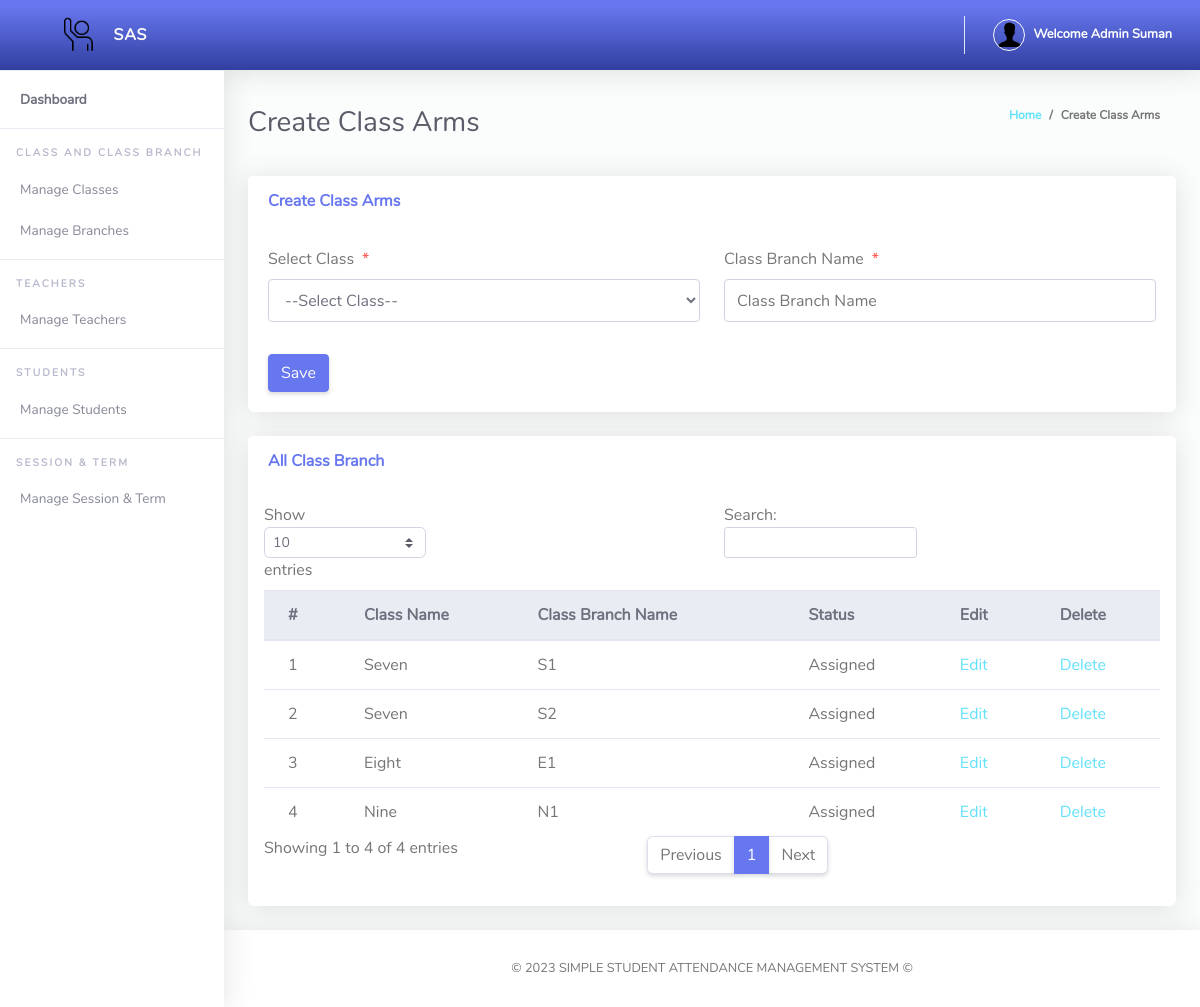
/Admin/createClassArms.php (signed in), run on the app's committed database.
### tables this page shows
CREATE TABLE `tblclassarms` (
  `Id` int(10) NOT NULL,
  `classId` varchar(10) NOT NULL,
  `classArmName` varchar(255) NOT NULL,
  `isAssigned` varchar(10) NOT NULL
);

CREATE TABLE `tblclass` (
  `Id` int(10) NOT NULL,
  `className` varchar(255) NOT NULL
);

### Admin/createClassArms.php (the view, shortened to what this page needs)
<?php
include '../Includes/dbcon.php';
?>
<!DOCTYPE html>
<html lang="en">
<head>
    <link href="../vendor/bootstrap/css/bootstrap.min.css" rel="stylesheet" type="text/css">
  <link href="css/ruang-admin.min.css" rel="stylesheet">
</head>
<body id="page-top">
  <div id="wrapper">
      <?php include "Includes/sidebar.php";?>
    <div id="content-wrapper" class="d-flex flex-column">
      <div id="content">
       <?php include "Includes/topbar.php";?>
        <div class="container-fluid" id="container-wrapper">
          <div class="d-sm-flex align-items-center justify-content-between mb-4">
            <h1 class="h3 mb-0 text-gray-800">Create Class Arms</h1>
            <ol class="breadcrumb">
              <li class="breadcrumb-item"><a href="./">Home</a></li>
              <li class="breadcrumb-item active" aria-current="page">Create Class Arms</li>
            </ol>
          </div>
          <div class="row">
            <div class="col-lg-12">
              <div class="card mb-4">
                <div class="card-header py-3 d-flex flex-row align-items-center justify-content-between">
                  <h6 class="m-0 font-weight-bold text-primary">Create Class Arms</h6>
                </div>
                <div class="card-body">
                  <form method="post">
                    <div class="form-group row mb-3">
                        <div class="col-xl-6">
                        <label class="form-control-label">Select Class<span class="text-danger ml-2">*</span></label>
                         <?php
                        $qry= "SELECT * FROM tblclass ORDER BY className ASC";
                        $result = $conn->query($qry);
                        $num = $result->num_rows;
                        if ($num > 0){
                          echo ' <select required name="classId" class="form-control mb-3">';
                          echo'<option value="">--Select Class--</option>';
                                  echo '</select>';
                              }
                            ?>
                        </div>
                        <div class="col-xl-6">
                        <label class="form-control-label">Class Branch Name<span class="text-danger ml-2">*</span></label>
                      <input type="text" class="form-control" name="classBranchName" value="<?php echo $row['classBranchName'];?>" id="exampleInputFirstName" placeholder="Class Branch Name">
                        </div>
                    </div>
                      <?php
                    if (isset($Id))
                    {
                    ?>
                    <button type="submit" name="update" class="btn btn-warning">Update</button>
                    &nbsp;&nbsp;&nbsp;&nbsp;&nbsp;&nbsp;&nbsp;&nbsp;&nbsp;&nbsp;
                    <?php
                    } else {
                    ?>
                    <button type="submit" name="save" class="btn btn-primary">Save</button>
                    <?php
                    }
                    ?>
                  </form>
                </div>
              </div>
                 <div class="row">
              <div class="col-lg-12">
              <div class="card mb-4">
                <div class="card-header py-3 d-flex flex-row align-items-center justify-content-between">
                  <h6 class="m-0 font-weight-bold text-primary">All Class Branch</h6>
                </div>
                <div class="table-responsive p-3">
                  <table class="table align-items-center table-flush table-hover" id="dataTableHover">
                    <thead class="thead-light">
                      <tr>
                        <th>#</th>
                        <th>Class Name</th>
                        <th>Class Branch Name</th>
                         <th>Status</th>
                        <th>Edit</th>
                        <th>Delete</th>
                      </tr>
                    </thead>
                    <tbody>
                  <?php
                      $query = "SELECT tblclassarms.Id,tblclassarms.isAssigned,tblclass.className,tblclassarms.classArmName
                      FROM tblclassarms
                      INNER JOIN tblclass ON tblclass.Id = tblclassarms.classId";
                      $rs = $conn->query($query);
                      $num = $rs->num_rows;
                      $sn=0;
                      $status="";
                      if($num > 0)
                      {
                        while ($rows = $rs->fetch_assoc())
                          {
                              if($rows['isAssigned'] == '1'){$status = "Assigned";}else{$status = "UnAssigned";}
                             $sn = $sn + 1;
                            echo"
                              <tr>
                                <td>".$sn."</td>
                                <td>".$rows['className']."</td>
                                <td>".$rows['classArmName']."</td>
                                <td>".$status."</td>
                                <td><a href='?action=edit&Id=".$rows['Id']."'><i class='fas fa-fw fa-edit'></i>Edit</a></td>
                                <td><a href='?action=delete&Id=".$rows['Id']."'><i class='fas fa-fw fa-trash'></i>Delete</a></td>
                              </tr>";
                          }
                      }
                      else
                      {
                           echo
                           "<div class='alert alert-danger' role='alert'>
                            No Record Found!
                            </div>";
                      }
                      ?>
                    </tbody>
                  </table>
                </div>
              </div>
            </div>
            </div>
          </div>
        </div>
      </div>
       <?php include "Includes/footer.php";?>
    </div>
  </div>
</body>
</html>

### Admin/Includes/topbar.php (shortened to what this page needs)
<?php
  $query = "SELECT * FROM tbladmin WHERE Id = ".$_SESSION['userId']."";
  $rs = $conn->query($query);
  $rows = $rs->fetch_assoc();
  $fullName = $rows['firstName']." ".$rows['lastName'];
?>
<nav class="navbar navbar-expand navbar-light bg-gradient-primary topbar mb-4 static-top">
          <button id="sidebarToggleTop" class="btn btn-link rounded-circle mr-3">
          </button>
          <ul class="navbar-nav ml-auto">
            <li class="nav-item dropdown no-arrow">
              <a class="nav-link dropdown-toggle" href="#" id="searchDropdown" role="button" data-toggle="dropdown"
                aria-haspopup="true" aria-expanded="false">
              </a>
            </li>
            <li class="nav-item dropdown no-arrow">
              <a class="nav-link dropdown-toggle" href="#" id="userDropdown" role="button" data-toggle="dropdown"
                aria-haspopup="true" aria-expanded="false">
                <img class="img-profile rounded-circle" src="img/user-icn2.png" style="max-width: 60px">
                <span class="ml-2 d-none d-lg-inline text-white small"><b>Welcome <?php echo $fullName;?></b></span>
              </a>
            </li>
          </ul>
        </nav>

### data on the page
tblclassarms: classId.className "Seven", classArmName "S1", isAssigned "Assigned"
tblclassarms: classId.className "Seven", classArmName "S2", isAssigned "Assigned"
tblclassarms: classId.className "Eight", classArmName "E1", isAssigned "Assigned"
tblclassarms: classId.className "Nine", classArmName "N1", isAssigned "Assigned"

### other printed values
$fullName "Admin Suman"
